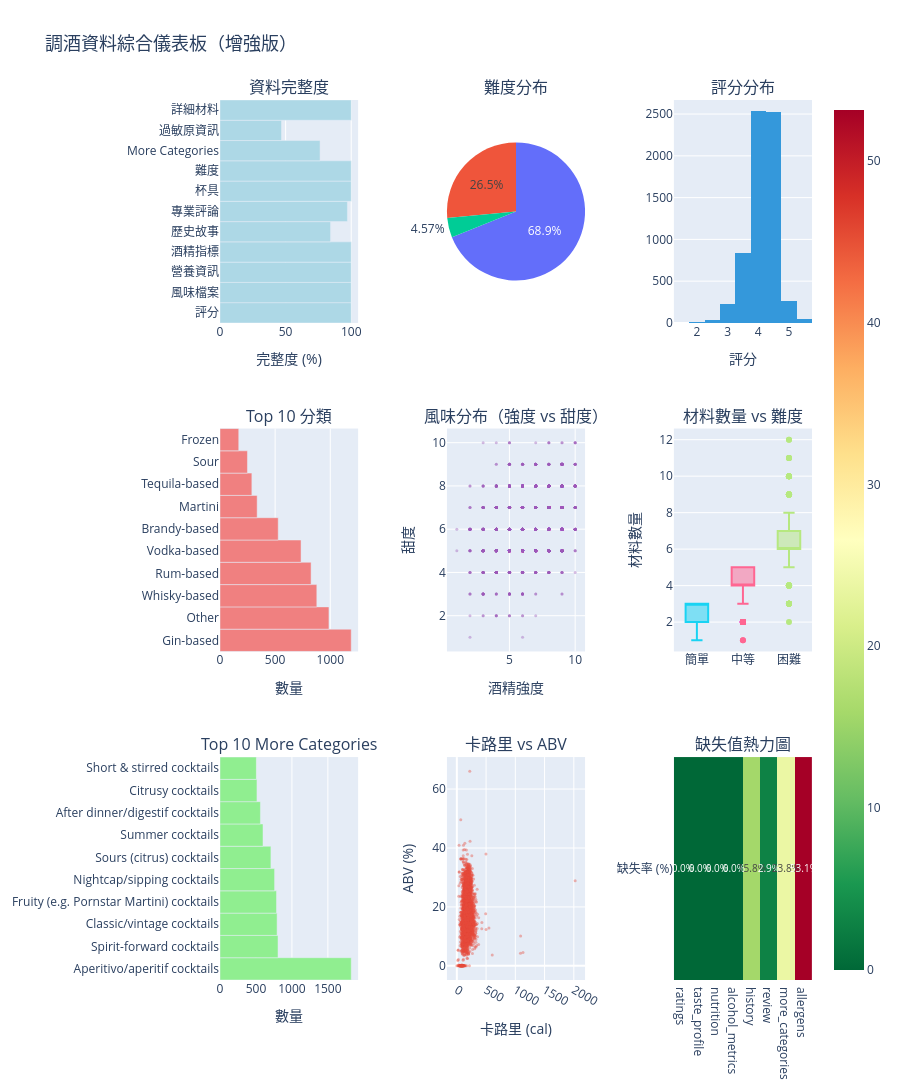

The notebook cell this image was saved under:
### Code cell
# 建立增強版綜合統計儀表板（3x3）
fig = make_subplots(
    rows=3, cols=3,
    subplot_titles=(
        '資料完整度', '難度分布', '評分分布',
        'Top 10 分類', '風味分布（強度 vs 甜度）', '材料數量 vs 難度',
        'Top 10 More Categories', '卡路里 vs ABV', '缺失值熱力圖'
    ),
    specs=[
        [{'type': 'bar'}, {'type': 'pie'}, {'type': 'histogram'}],
        [{'type': 'bar'}, {'type': 'scatter'}, {'type': 'box'}],
        [{'type': 'bar'}, {'type': 'scatter'}, {'type': 'heatmap'}]
    ],
    vertical_spacing=0.12,
    horizontal_spacing=0.15
)

# 1. 資料完整度（row=1, col=1）
fields = list(completeness.keys())
percentages = [completeness[f] / total_cocktails * 100 for f in fields]
fig.add_trace(
    go.Bar(x=percentages, y=fields, orientation='h', name='完整度',
           marker_color='lightblue', showlegend=False),
    row=1, col=1
)

# 2. 難度分布（row=1, col=2）
difficulty_labels = ['簡單', '中等', '困難']
difficulty_values = [difficulty_counts.get(d, 0) for d in ['easy', 'medium', 'hard']]
fig.add_trace(
    go.Pie(labels=difficulty_labels, values=difficulty_values, 
           name='難度', showlegend=False),
    row=1, col=2
)

# 3. 評分分布（row=1, col=3）
if professional_ratings:
    fig.add_trace(
        go.Histogram(x=professional_ratings, name='專業評分', 
                    marker_color='#3498db', nbinsx=20, showlegend=False),
        row=1, col=3
    )

# 4. Top 10 分類（row=2, col=1）
top_10_cat = dict(category_counts.most_common(10))
fig.add_trace(
    go.Bar(x=list(top_10_cat.values()), y=list(top_10_cat.keys()), 
           orientation='h', name='分類', marker_color='lightcoral', showlegend=False),
    row=2, col=1
)

# 5. 風味分布散點圖（row=2, col=2）
if strength_values and sweetness_values:
    fig.add_trace(
        go.Scatter(x=strength_values, y=sweetness_values, mode='markers',
                  name='風味', marker=dict(size=3, opacity=0.4, color='#9b59b6'), showlegend=False),
        row=2, col=2
    )

# 6. 材料數量箱型圖（按難度）（row=2, col=3）
if difficulty_data and ingredient_counts:
    difficulty_order = ['easy', 'medium', 'hard']
    difficulty_labels = ['簡單', '中等', '困難']
    for diff, label in zip(difficulty_order, difficulty_labels):
        data = difficulty_ingredient_df[difficulty_ingredient_df['difficulty'] == diff]['ingredient_count'].values
        fig.add_trace(
            go.Box(y=data, name=label, showlegend=False),
            row=2, col=3
        )

# 7. Top 10 More Categories（row=3, col=1）
if len(more_cat_counts) > 0:
    top_10_more = dict(more_cat_counts.most_common(10))
    fig.add_trace(
        go.Bar(x=list(top_10_more.values()), y=list(top_10_more.keys()), 
               orientation='h', name='More Categories', marker_color='lightgreen', showlegend=False),
        row=3, col=1
    )

# 8. 卡路里 vs ABV 散點圖（row=3, col=2）
if calories and abv_values:
    # 準備配對資料
    cal_abv_pairs = []
    for c in cocktails:
        cal = c.get('nutrition', {}).get('calories')
        abv = c.get('alcohol_metrics', {}).get('abv')
        if cal is not None and abv is not None:
            cal_abv_pairs.append((cal, abv))
    
    if cal_abv_pairs:
        cals, abvs = zip(*cal_abv_pairs)
        fig.add_trace(
            go.Scatter(x=cals, y=abvs, mode='markers',
                      name='卡路里 vs ABV', marker=dict(size=3, opacity=0.4, color='#e74c3c'), showlegend=False),
            row=3, col=2
        )

# 9. 缺失值熱力圖（row=3, col=3）
# 準備缺失值資料
missing_fields = ['ratings', 'taste_profile', 'nutrition', 'alcohol_metrics', 
                  'history', 'review', 'more_categories', 'allergens']
missing_data = []
for field in missing_fields:
    if field == 'more_categories':
        missing_count = sum(1 for c in cocktails if not c.get(field) or len(c.get(field, [])) == 0)
    elif field == 'allergens':
        missing_count = sum(1 for c in cocktails if not c.get(field) or len(c.get(field, [])) == 0)
    else:
        missing_count = sum(1 for c in cocktails if not c.get(field))
    missing_data.append(missing_count / total_cocktails * 100)

fig.add_trace(
    go.Heatmap(
        z=[missing_data],
        y=['缺失率 (%)'],
        x=missing_fields,
        colorscale='RdYlGn_r',
        showscale=True,
        text=[[f"{v:.1f}%" for v in missing_data]],
        texttemplate="%{text}",
        textfont={"size": 10}
    ),
    row=3, col=3
)

# 更新佈局
fig.update_layout(
    height=1200, 
    title_text="調酒資料綜合儀表板（增強版）",
    title_font_size=18,
    showlegend=False
)

# 更新軸標籤
fig.update_xaxes(title_text="完整度 (%)", row=1, col=1)
fig.update_xaxes(title_text="評分", row=1, col=3)
fig.update_xaxes(title_text="數量", row=2, col=1)
fig.update_xaxes(title_text="酒精強度", row=2, col=2)
fig.update_yaxes(title_text="甜度", row=2, col=2)
fig.update_yaxes(title_text="材料數量", row=2, col=3)
fig.update_xaxes(title_text="數量", row=3, col=1)
fig.update_xaxes(title_text="卡路里 (cal)", row=3, col=2)
fig.update_yaxes(title_text="ABV (%)", row=3, col=2)

fig.show()

### Figure 1 — Plotly figure (JSON) as saved in the notebook; plotly's stock layout.template omitted (floating-point values rounded to 4 significant figures; data arrays with more than 128 entries replaced by an {"elided": "..."} marker saying what was removed)
{"data": [{"marker": {"color": "lightblue"}, "name": "完整度", "orientation": "h", "showlegend": false, "type": "bar", "x": [100, 100, 100, 100, 84.25, 97.1, 100, 100, 76.24, 46.87, 100], "xaxis": "x", "y": ["評分", "風味檔案", "營養資訊", "酒精指標", "歷史故事", "專業評論", "杯具", "難度", "More Categories", "過敏原資訊", "詳細材料"], "yaxis": "y"}, {"domain": {"x": [0.3833, 0.6167], "y": [0.7467, 1]}, "labels": ["簡單", "中等", "困難"], "name": "難度", "showlegend": false, "type": "pie", "values": [304, 4590, 1765]}, {"marker": {"color": "#3498db"}, "name": "專業評分", "nbinsx": 20, "showlegend": false, "type": "histogram", "x": {"elided": "6476 float values"}, "xaxis": "x2", "yaxis": "y2"}, {"marker": {"color": "lightcoral"}, "name": "分類", "orientation": "h", "showlegend": false, "type": "bar", "x": [1190, 988, 878, 826, 735, 528, 337, 289, 249, 170], "xaxis": "x3", "y": ["Gin-based", "Other", "Whisky-based", "Rum-based", "Vodka-based", "Brandy-based", "Martini", "Tequila-based", "Sour", "Frozen"], "yaxis": "y3"}, {"marker": {"color": "#9b59b6", "opacity": 0.4, "size": 3}, "mode": "markers", "name": "風味", "showlegend": false, "type": "scatter", "x": {"elided": "4607 int values"}, "xaxis": "x4", "y": {"elided": "4607 int values"}, "yaxis": "y4"}, {"name": "簡單", "showlegend": false, "type": "box", "xaxis": "x5", "y": {"elided": "304 int values"}, "yaxis": "y5"}, {"name": "中等", "showlegend": false, "type": "box", "xaxis": "x5", "y": {"elided": "4590 int values"}, "yaxis": "y5"}, {"name": "困難", "showlegend": false, "type": "box", "xaxis": "x5", "y": {"elided": "1765 int values"}, "yaxis": "y5"}, {"marker": {"color": "lightgreen"}, "name": "More Categories", "orientation": "h", "showlegend": false, "type": "bar", "x": [1825, 807, 794, 786, 759, 708, 598, 562, 514, 506], "xaxis": "x6", "y": ["Aperitivo/aperitif cocktails", "Spirit-forward cocktails", "Classic/vintage cocktails", "Fruity (e.g. Pornstar Martini) cocktails", "Nightcap/sipping cocktails", "Sours (citrus) cocktails", "Summer cocktails", "After dinner/digestif cocktails", "Citrusy cocktails", "Short & stirred cocktails"], "yaxis": "y6"}, {"marker": {"color": "#e74c3c", "opacity": 0.4, "size": 3}, "mode": "markers", "name": "卡路里 vs ABV", "showlegend": false, "type": "scatter", "x": {"elided": "5255 int values"}, "xaxis": "x7", "y": {"elided": "5255 float values"}, "yaxis": "y7"}, {"colorscale": [[0, "rgb(0,104,55)"], [0.1, "rgb(26,152,80)"], [0.2, "rgb(102,189,99)"], [0.3, "rgb(166,217,106)"], [0.4, "rgb(217,239,139)"], [0.5, "rgb(255,255,191)"], [0.6, "rgb(254,224,139)"], [0.7, "rgb(253,174,97)"], [0.8, "rgb(244,109,67)"], [0.9, "rgb(215,48,39)"], [1, "rgb(165,0,38)"]], "showscale": true, "text": [["0.0%", "0.0%", "0.0%", "0.0%", "15.8%", "2.9%", "23.8%", "53.1%"]], "textfont": {"size": 10}, "texttemplate": "%{text}", "type": "heatmap", "x": ["ratings", "taste_profile", "nutrition", "alcohol_metrics", "history", "review", "more_categories", "allergens"], "xaxis": "x8", "y": ["缺失率 (%)"], "yaxis": "y8", "z": [[0, 0, 0, 0, 15.75, 2.898, 23.76, 53.13]]}], "layout": {"annotations": [{"font": {"size": 16}, "showarrow": false, "text": "資料完整度", "x": 0.1167, "xanchor": "center", "xref": "paper", "y": 1, "yanchor": "bottom", "yref": "paper"}, {"font": {"size": 16}, "showarrow": false, "text": "難度分布", "x": 0.5, "xanchor": "center", "xref": "paper", "y": 1, "yanchor": "bottom", "yref": "paper"}, {"font": {"size": 16}, "showarrow": false, "text": "評分分布", "x": 0.8833, "xanchor": "center", "xref": "paper", "y": 1, "yanchor": "bottom", "yref": "paper"}, {"font": {"size": 16}, "showarrow": false, "text": "Top 10 分類", "x": 0.1167, "xanchor": "center", "xref": "paper", "y": 0.6267, "yanchor": "bottom", "yref": "paper"}, {"font": {"size": 16}, "showarrow": false, "text": "風味分布（強度 vs 甜度）", "x": 0.5, "xanchor": "center", "xref": "paper", "y": 0.6267, "yanchor": "bottom", "yref": "paper"}, {"font": {"size": 16}, "showarrow": false, "text": "材料數量 vs 難度", "x": 0.8833, "xanchor": "center", "xref": "paper", "y": 0.6267, "yanchor": "bottom", "yref": "paper"}, {"font": {"size": 16}, "showarrow": false, "text": "Top 10 More Categories", "x": 0.1167, "xanchor": "center", "xref": "paper", "y": 0.2533, "yanchor": "bottom", "yref": "paper"}, {"font": {"size": 16}, "showarrow": false, "text": "卡路里 vs ABV", "x": 0.5, "xanchor": "center", "xref": "paper", "y": 0.2533, "yanchor": "bottom", "yref": "paper"}, {"font": {"size": 16}, "showarrow": false, "text": "缺失值熱力圖", "x": 0.8833, "xanchor": "center", "xref": "paper", "y": 0.2533, "yanchor": "bottom", "yref": "paper"}], "height": 1200, "showlegend": false, "title": {"font": {"size": 18}, "text": "調酒資料綜合儀表板（增強版）"}, "xaxis": {"anchor": "y", "domain": [0, 0.2333], "title": {"text": "完整度 (%)"}}, "xaxis2": {"anchor": "y2", "domain": [0.7667, 1.0], "title": {"text": "評分"}}, "xaxis3": {"anchor": "y3", "domain": [0, 0.2333], "title": {"text": "數量"}}, "xaxis4": {"anchor": "y4", "domain": [0.3833, 0.6167], "title": {"text": "酒精強度"}}, "xaxis5": {"anchor": "y5", "domain": [0.7667, 1.0]}, "xaxis6": {"anchor": "y6", "domain": [0, 0.2333], "title": {"text": "數量"}}, "xaxis7": {"anchor": "y7", "domain": [0.3833, 0.6167], "title": {"text": "卡路里 (cal)"}}, "xaxis8": {"anchor": "y8", "domain": [0.7667, 1.0]}, "yaxis": {"anchor": "x", "domain": [0.7467, 1]}, "yaxis2": {"anchor": "x2", "domain": [0.7467, 1]}, "yaxis3": {"anchor": "x3", "domain": [0.3733, 0.6267]}, "yaxis4": {"anchor": "x4", "domain": [0.3733, 0.6267], "title": {"text": "甜度"}}, "yaxis5": {"anchor": "x5", "domain": [0.3733, 0.6267], "title": {"text": "材料數量"}}, "yaxis6": {"anchor": "x6", "domain": [0, 0.2533]}, "yaxis7": {"anchor": "x7", "domain": [0, 0.2533], "title": {"text": "ABV (%)"}}, "yaxis8": {"anchor": "x8", "domain": [0, 0.2533]}}}
